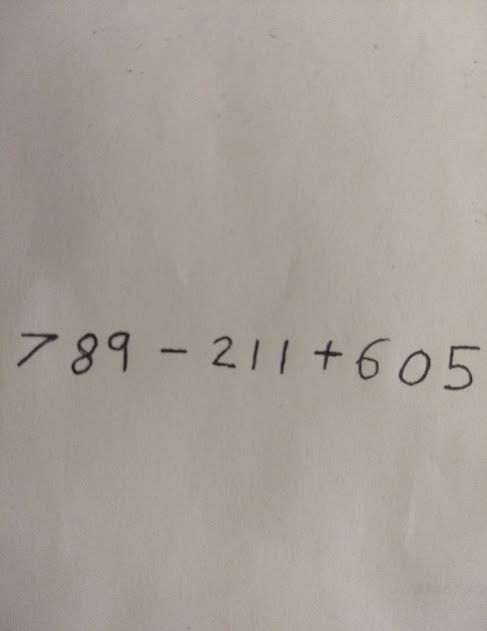
#> input picture example1.jpg, 487 x 631 px
$ python expression_parser.py example1.jpg
#> lines starting #> are read from the running program, lines starting #| are printed output that depends on the picture; after the words box and inside, x2 and y2 are one past the last pixel; in counts of white or black regions, pixels touching at a corner belong together
import numpy as np
import cv2 as cv
import pickle
import sys

def findBoundingBox(image,row,col,leftMost,rightMost,topMost,bottomMost):

	#left neighbor
	if(image[row,col-1] == 255):
		if(col-1 < leftMost):
			leftMost = col-1
		image[row,col] = 0
		leftMost,rightMost,topMost,bottomMost = findBoundingBox(image,row,col-1,leftMost,rightMost,topMost,bottomMost)

	#right neighbor
	if(image[row,col+1] == 255):
		if(col+1 > rightMost):
			rightMost = col+1
		image[row,col] = 0
		leftMost,rightMost,topMost,bottomMost = findBoundingBox(image,row,col+1,leftMost,rightMost,topMost,bottomMost)

	#top neighbor
	if(image[row-1,col] == 255):
		if(row-1 < topMost):
			topMost = row-1
		image[row,col] = 0
		leftMost,rightMost,topMost,bottomMost = findBoundingBox(image,row-1,col,leftMost,rightMost,topMost,bottomMost)

	#bottom neighbor
	if(image[row+1,col] == 255):
		if(row+1 > bottomMost):
			bottomMost = row+1
		image[row,col] = 0
		leftMost,rightMost,topMost,bottomMost = findBoundingBox(image,row+1,col,leftMost,rightMost,topMost,bottomMost)

	image[row,col] = 0;

	return leftMost,rightMost,topMost,bottomMost

if(len(sys.argv) != 2):
	print("usage: python3 expression_parser.py <name of image>")
	sys.exit()

#reading an image
image = cv.imread(sys.argv[1],0)
#> image: shape (631, 487); min 28, max 192, mean 160.4
height, width = image.shape
#> height = 631; width = 487

#convert to binary image
for i in range(0, height):
    for j in range(0, width):
    	if(image[i,j] > 100):
    		image[i,j] = 0
    	else:
    		image[i,j] = 255
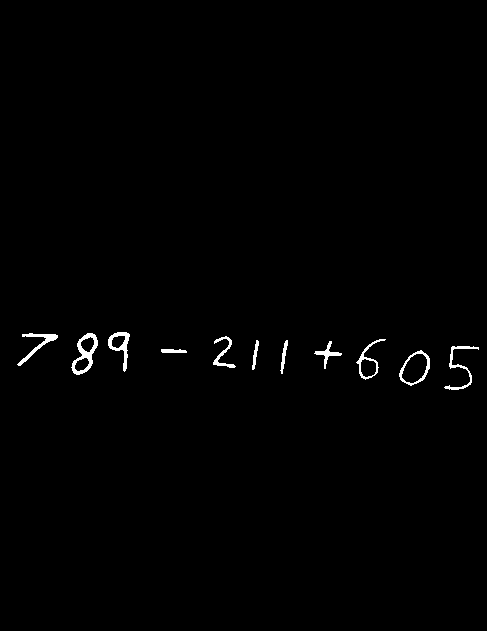
#> image: shape (631, 487); 0.78% white; 11 white regions, largest, box (x1, y1, x2, y2) and area: (71, 333, 98, 375) 409, (108, 332, 130, 372) 293, (17, 333, 58, 366) 287

#split image into 28x28 sub-images, each containing an operator or digit

#dilate image to ensure numbers/operators are connected
kernel = np.array([[255,255],
				[255,255]])
dilation = cv.dilate(image,kernel,iterations = 1)
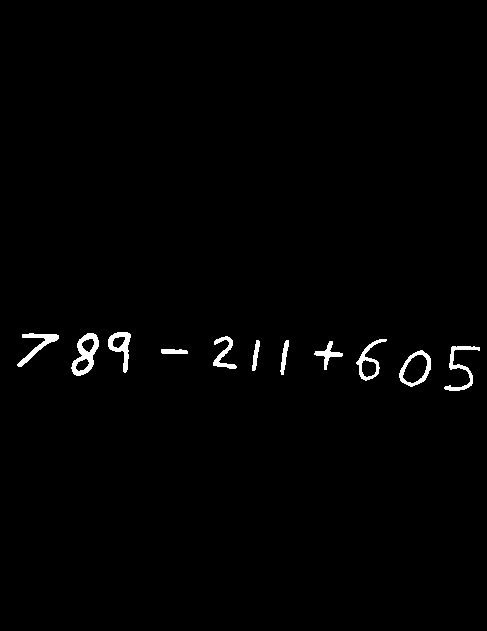
#> dilation: shape (631, 487); 1.1% white; 11 white regions, largest, box (x1, y1, x2, y2) and area: (71, 333, 99, 376) 538, (444, 346, 480, 391) 400, (17, 333, 59, 367) 387
segmented_image = np.copy(dilation)

#find a bounding box for each digit/operator
bounds = []
for col in range(0,width): #columns
	for row in range(0, height): #rows
		if(segmented_image[row,col] == 255):
			left,right,top,bottom = findBoundingBox(segmented_image,row,col,col,col,row,row)
			bounds.append((left,right,top,bottom))
#> this loop made 487 passes
#> segmented_image: shape (631, 487); 1.09% of pixels changed, all inside (x1, y1, x2, y2) = (17, 332, 480, 391)
#> after the loop, bounds = [(17, 58, 333, 366), (71, 98, 333, 375), (108, 130, 332, 372), (161, 187, 349, 353), (213, 236, 336, 368), (252, 259, 340, 370), (280, 288, 340, 374), (314, 342, 341, 369), (356, 386, 339, 380), (399, 430, 350, 386), (444, 479, 346, 390)]

#now retrieve a matrix of grayscale values from each bounding box
#also detect minus and ones, because the bounding box causes the image to be too zoomed in
print("Bounds for each digit:",bounds)
#> (printed output is left out)
figures = []
#> figures = []
#> (the run stopped early here; a loop or call above may not have finished)

$ run again, on example3.jpg
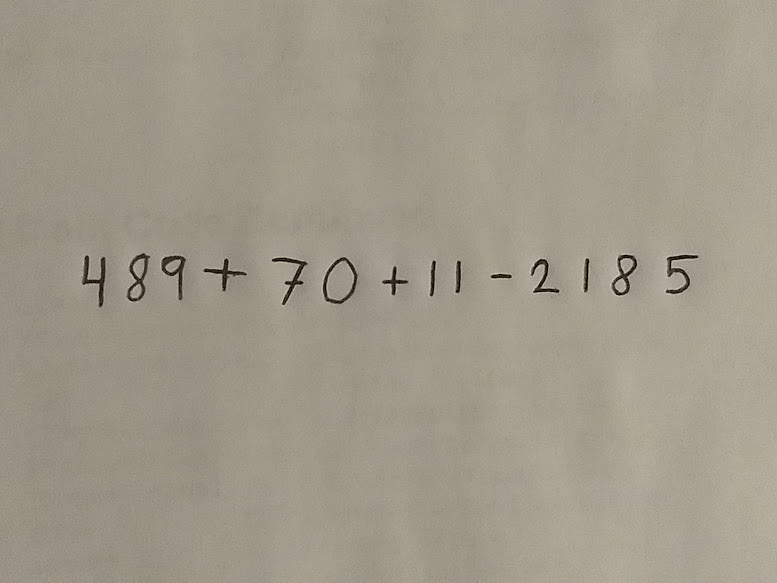
#> input picture example3.jpg, 777 x 583 px
#> after the loop `for i in range(0, height):`:
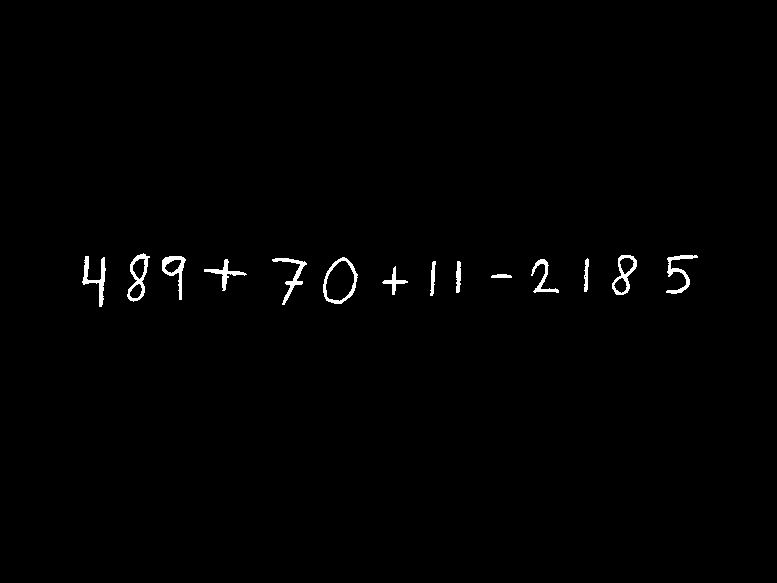
#> image: shape (583, 777); 0.81% white; 14 white regions, largest, box (x1, y1, x2, y2) and area: (323, 257, 358, 304) 381, (127, 253, 150, 302) 376, (82, 256, 106, 307) 376
#> `dilation = cv.dilate(image,kernel,iterations = 1)`:
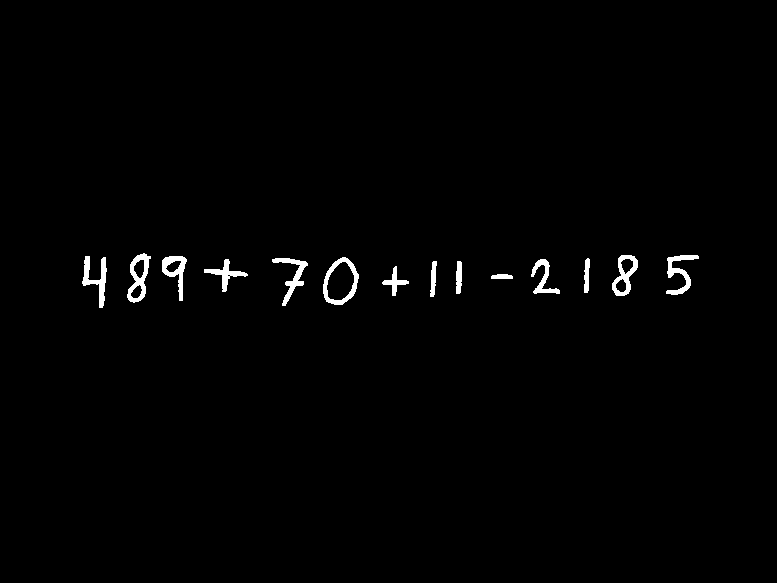
#> dilation: shape (583, 777); 1.1% white; 14 white regions, largest, box (x1, y1, x2, y2) and area: (323, 257, 359, 305) 532, (127, 253, 151, 303) 516, (82, 256, 107, 308) 485
#> after the loop `for col in range(0,width):`: bounds = 14 items, first 6: (82, 106, 256, 307), (127, 150, 253, 302), (162, 186, 256, 300), (204, 247, 259, 291), (272, 307, 258, 305), (323, 358, 257, 304)
#> (printed output is left out)

$ run again, on example4.jpg
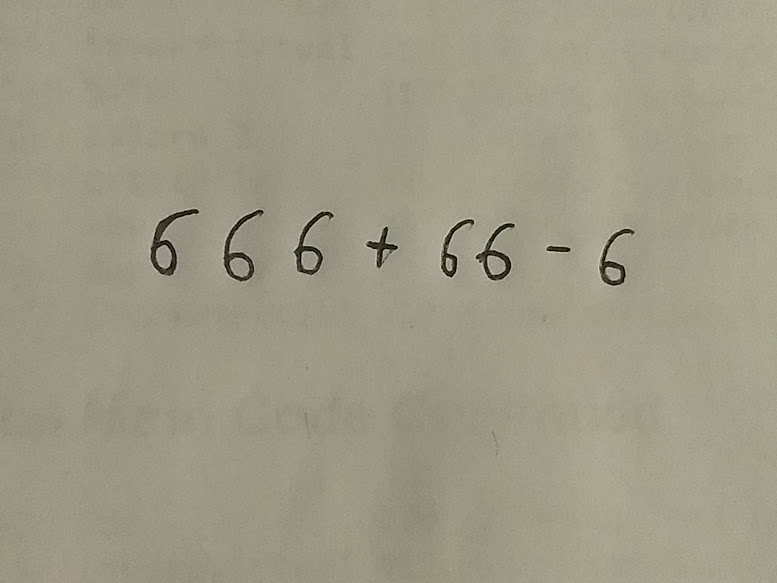
#> input picture example4.jpg, 777 x 583 px
#> after the loop `for i in range(0, height):`:
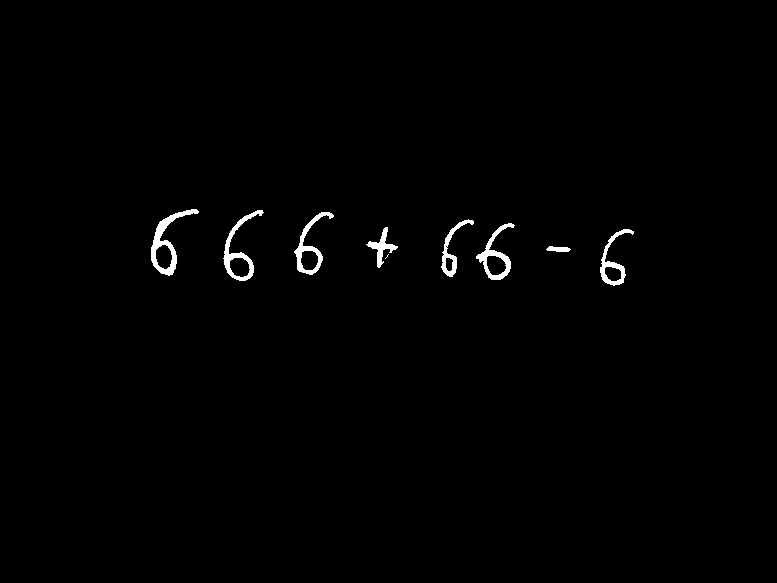
#> image: shape (583, 777); 0.89% white; 9 white regions (1 under 20 px), largest, box (x1, y1, x2, y2) and area: (151, 209, 199, 276) 789, (223, 210, 264, 281) 654, (476, 223, 515, 280) 601
#> `dilation = cv.dilate(image,kernel,iterations = 1)`:
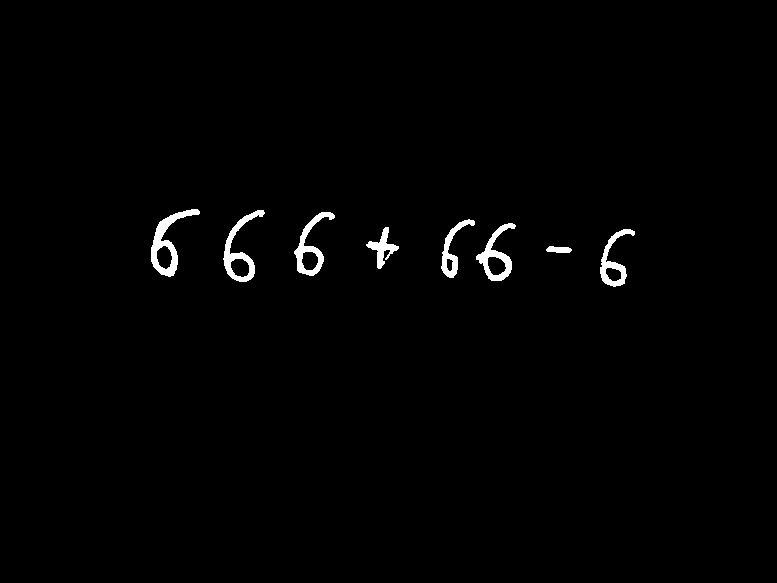
#> dilation: shape (583, 777); 1.1% white; 8 white regions, largest, box (x1, y1, x2, y2) and area: (151, 209, 200, 277) 963, (223, 210, 265, 282) 835, (476, 223, 516, 281) 763
#> after the loop `for col in range(0,width):`: bounds = [(151, 199, 209, 276), (223, 264, 210, 281), (294, 334, 212, 275), (366, 398, 227, 268), (441, 474, 219, 277), (476, 515, 223, 280), (546, 571, 246, 252), (600, 634, 229, 286)]
#| Bounds for each digit: [(151, 199, 209, 276), (223, 264, 210, 281), (294, 334, 212, 275), (366, 398, 227, 268), (441, 474, 219, 277), (476, 515, 223, 280), (546, 571, 246, 252), (600, 634, 229, 286)]

$ run again, on example5.jpg
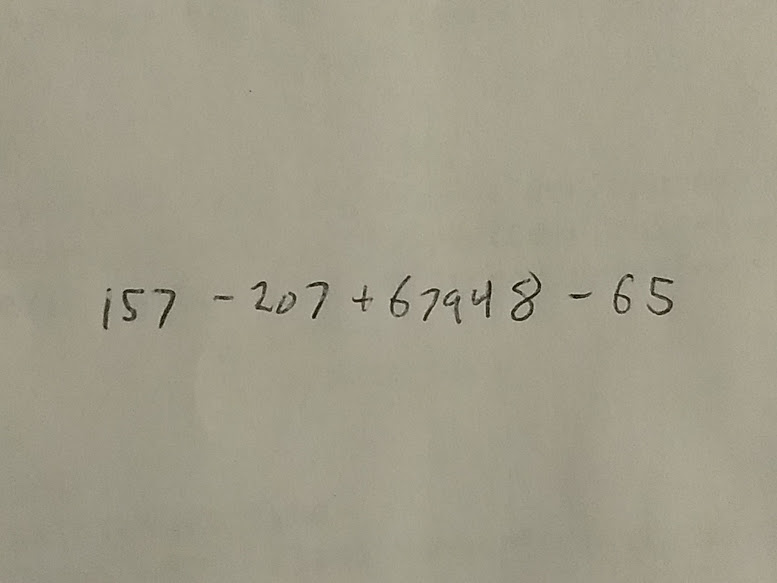
#> input picture example5.jpg, 777 x 583 px
#> after the loop `for i in range(0, height):`:
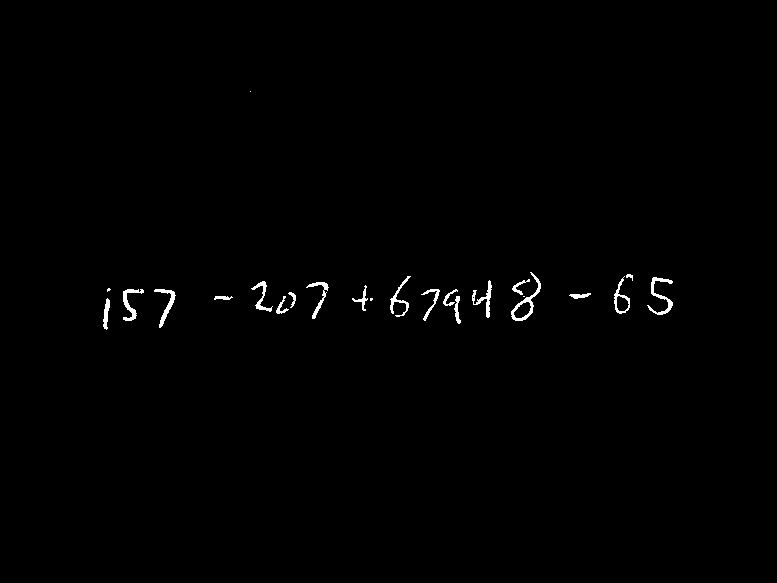
#> image: shape (583, 777); 0.64% white; 24 white regions (4 under 20 px), largest, box (x1, y1, x2, y2) and area: (511, 272, 541, 321) 286, (647, 277, 673, 315) 275, (123, 289, 144, 321) 228
#> `dilation = cv.dilate(image,kernel,iterations = 1)`:
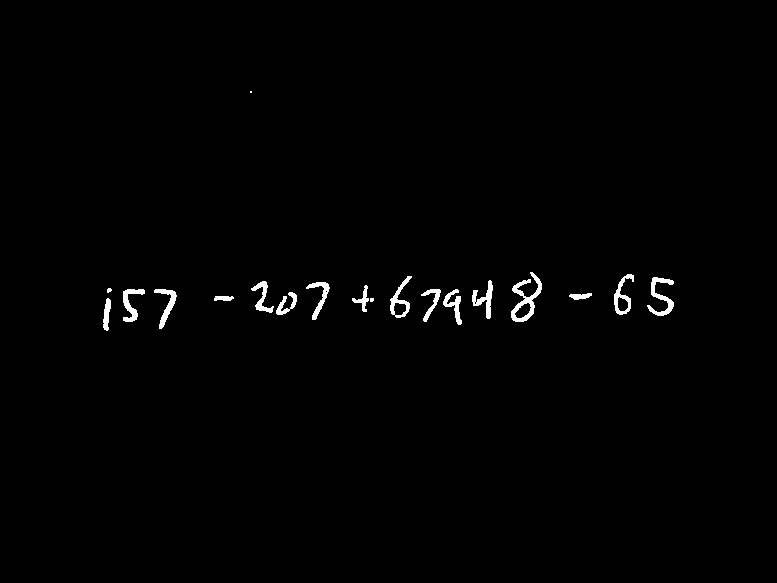
#> dilation: shape (583, 777); 0.92% white; 19 white regions (3 under 20 px), largest, box (x1, y1, x2, y2) and area: (511, 272, 542, 322) 541, (647, 277, 674, 316) 388, (123, 289, 145, 322) 309
#> after the loop `for col in range(0,width):`: bounds = 20 items, first 6: (103, 110, 298, 330), (107, 111, 288, 292), (123, 144, 289, 321), (154, 176, 289, 328), (214, 233, 296, 300), (250, 251, 91, 92)
#> (printed output is left out)
